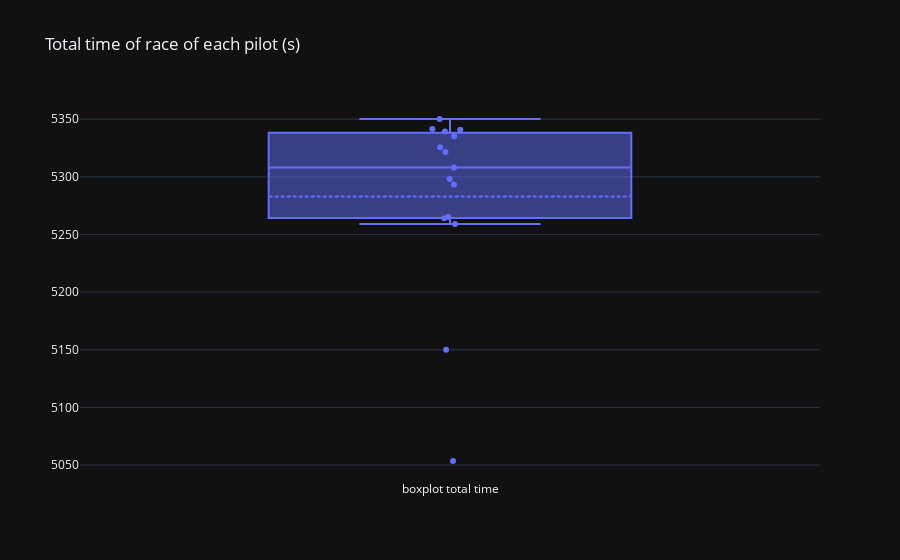

The notebook cell this image was saved under:
### Code cell
fig = go.Figure(layout=go.Layout(title="Total time of race of each pilot (s)", template="plotly_dark"))
fig.add_trace(go.Box(y=last_gp["time"], name="boxplot total time", boxpoints="all", jitter=0.1, pointpos=0, boxmean=True, text=last_gp["pilot"]))

### Figure 1 — Plotly figure (JSON) as saved in the notebook; plotly's stock layout.template omitted (floating-point values rounded to 4 significant figures)
{"data": [{"boxmean": true, "boxpoints": "all", "jitter": 0.1, "name": "boxplot total time", "pointpos": 0, "text": ["dev", "ric", "ver", "pia", "nor", "rus", "lec", "alo", "oco", "bot", "zho", "per", "str", "gas", "alb", "mag", "tsu", "hul", "law", "sar", "ham", "sai"], "type": "box", "y": [5150.0, 5054.0, 5259.0, 5264.0, 5265.0, 5293.0, 5298.0, 5308.0, 5322.0, 5326.0, 5335.0, 5339.0, 5341.0, 5341.0, 5350.0, null, null, null, null, null, null, null]}], "layout": {"title": {"text": "Total time of race of each pilot (s)"}}}
